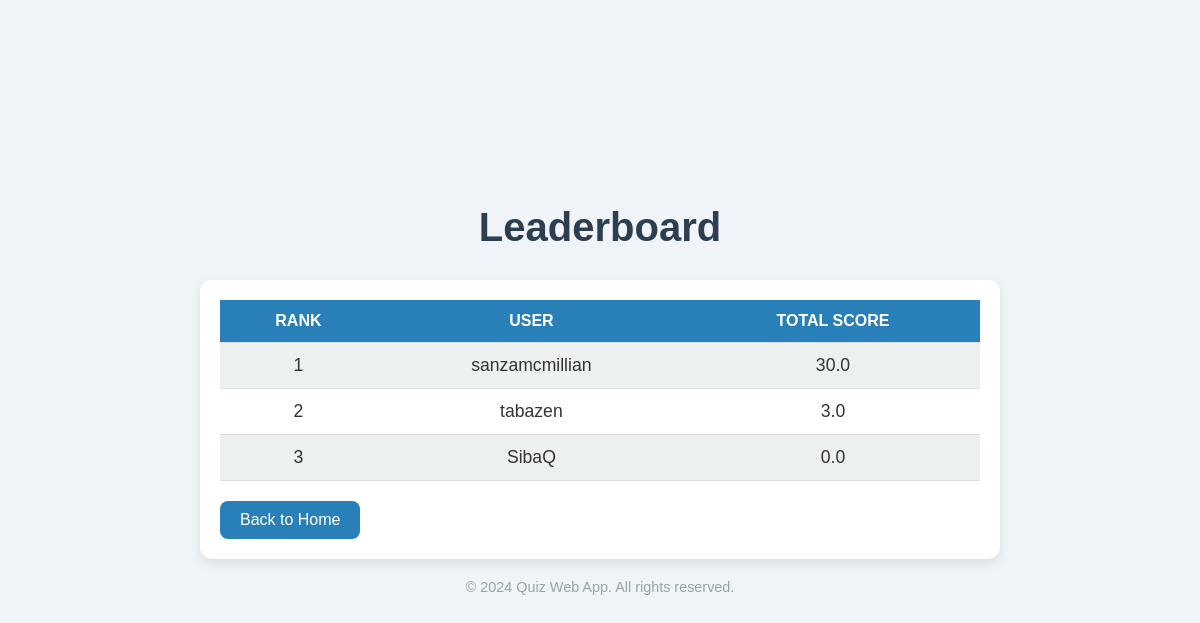
The page /quiz/leaderboard/ (signed in) on the database as committed earlier.
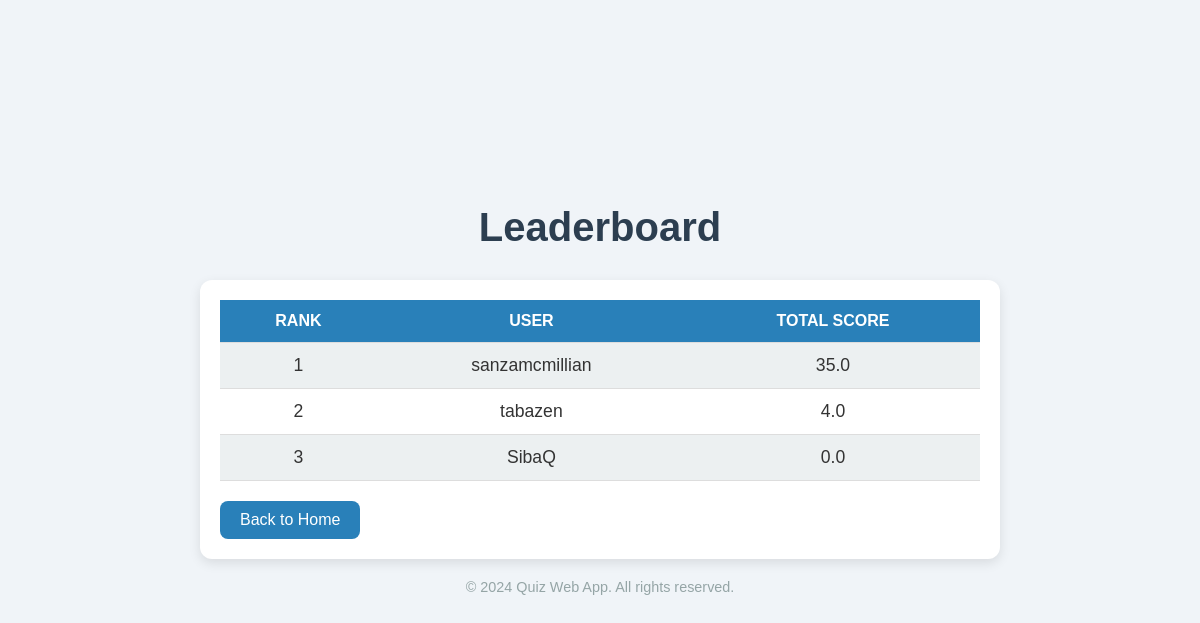
The same page on the database as committed later.
### quiz/models.py (models this page shows, shortened)
class Leaderboard(models.Model):
    user = models.ForeignKey(User, on_delete=models.CASCADE)
    total_score = models.FloatField(default=0)
    rank = models.IntegerField(null=True, blank=True)
    def save(self, *args, **kwargs):
        super().save(*args, **kwargs)
        leaderboard = Leaderboard.objects.order_by('-total_score')
        for idx, entry in enumerate(leaderboard, start=1):
            if entry.rank != idx:
                entry.rank = idx
                entry.save()

### quiz/views.py (the view)
# urls.py: path('leaderboard/', views.leaderboard_view, name='leaderboard_view'),
@login_required
def leaderboard_view(request):
    leaderboard = Leaderboard.objects.annotate(
        total=Sum('total_score')
    ).order_by('-total')[:10]
    for idx, entry in enumerate(leaderboard, start=1):
        entry.rank = idx
        entry.save()
    context = {
        'leaderboard': leaderboard,
    }
    return render(request, 'leaderboard.html', context)

### quiz/templates/leaderboard.html (shortened to what this page needs)
<!DOCTYPE html>
<html lang="en">
<head>
</head>
<body>
    <header>
        <h1>Leaderboard</h1>
    </header>
    <main>
        <table>
            <thead>
                <tr>
                    <th>Rank</th>
                    <th>User</th>
                    <th>Total Score</th>
                </tr>
            </thead>
            <tbody>
                {% for entry in leaderboard %}
                <tr>
                    <td>{{ entry.rank }}</td>
                    <td>{{ entry.user.username }}</td>
                    <td>{{ entry.total_score }}</td>
                </tr>
                {% endfor %}
            </tbody>
        </table>
        <section>
            <a href="{% url 'quiz_detail' %}">Back to Home</a>
        </section>
    </main>
    <footer>
        <p>&copy; 2024 Quiz Web App. All rights reserved.</p>
    </footer>
</body>
</html>

Rows that differ between the two databases and show on the page:
changed Leaderboard "sanzamcmillian": total_score "30.0" → "35.0"
changed Leaderboard "tabazen": total_score "3.0" → "4.0"
